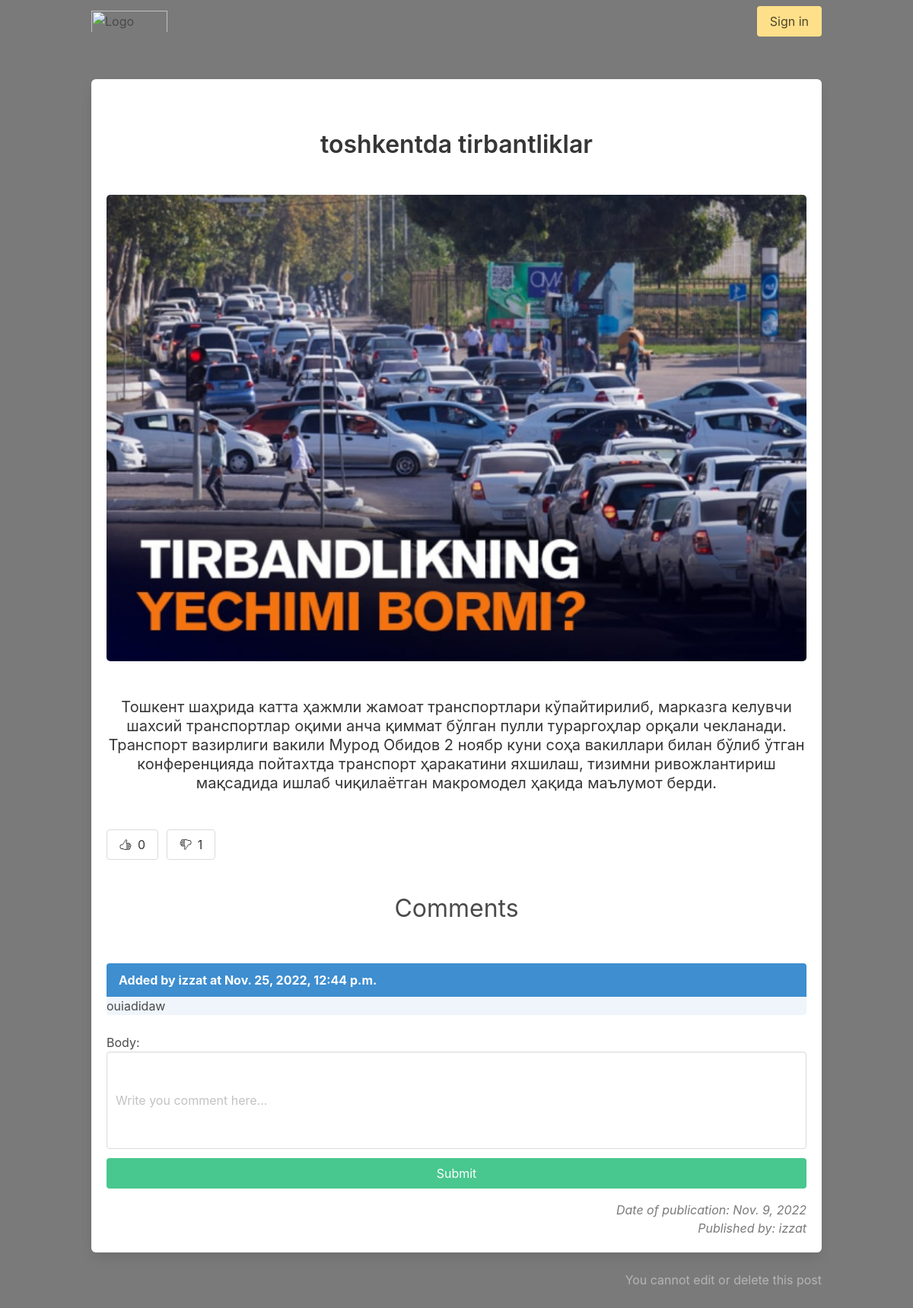
Screenshot of /avto_tirbantlik with the database file from the repository.
### crud/models.py (models this page shows, shortened)
class Article(models.Model):
    title = models.CharField(max_length=255)
    text = models.TextField()
    slug = models.SlugField(unique=True)
    data = models.DateField(auto_now = True)
    thumb = models.ImageField(blank = True)
    author = models.ForeignKey(User,default=None,on_delete=models.CASCADE)
    likes = models.ManyToManyField(User, related_name='article_likes')
    dislakes = models.ManyToManyField(User , related_name='article_dislakes')
    def __str__(self):
        return self.title
    def total_likes(self):
        return self.likes.count()
    def total_dislikes(self):
        return self.dislakes.count()

class Comment(models.Model):
    article = models.ForeignKey(Article, on_delete=models.CASCADE,null=True)
    user = models.ForeignKey(User, on_delete=models.CASCADE)
    body = models.TextField()
    date_added = models.DateTimeField(auto_now_add=True)

### crud/views.py (the view, shortened to what this page needs)
# urls.py: path('<slug>',article_detail,name='article_detail'),
def article_detail(request,slug):
    article = Article.objects.get(slug=slug)
    form = CommentForm()
    return render(request,'article_detail.html',{'article':article , 'form':form})

### crud/forms.py
class CommentForm(forms.ModelForm):
    body = forms.CharField(widget=forms.TextInput(attrs={
        'class':'textarea',
        'size':'40',
        'placeholder':'Write you comment here...'
    }))
    class Meta:
        model = Comment
        fields = ['body', ]

### templates/article_detail.html (shortened to what this page needs)
{% extends 'base.html' %}
{% load static %}
{% block content %}
<div class="container">
    <div class="columns is-centered">
        <div class="column">
            <div class="box">
                <div class="title has-text-dark has-text-centered my-6">{{ article }}</div>
                <img src="{{ article.thumb.url }}" alt="" class="image is-centered"
                    style="min-width: 100%; border-radius: 5px">
                <div class="subtitle has-text-dark has-text-centered my-6">{{ article.text}}</div>
                {% if user not in article.likes.all and user not in article.dislakes.all %}
                <div class="columns">
                    <div class="column is-1">
                        <form action="{% url 'article_like' article.slug %}" method="post" class="has-text-right">
                            <button type="submit" class="button">
                                <ion-icon name="thumbs-up-outline"></ion-icon>
                                <span class="ml-2">{{ article.total_likes }}</span>
                            </button>
                        </form>
                    </div>
                    <div class="column is-1">
                        <form action="{% url 'article_dislike' article.slug %}" method="post" class="has-text-right">
                            <button type="submit" class="button">
                                <ion-icon name="thumbs-down-outline"></ion-icon>
                                <span class="ml-2">{{ article.total_dislikes }}</span>
                            </button>
                        </form>
                    </div>
                </div>
                {% endif %}
                {% if not article.comment_set.all %}
                <div class="has-text-centered has-text-grey-light is-size-5 mx-3">
                    koment yoz , holi yoq ...
                </div>
                {% else %}
                <p class="has-text-centered is-size-3 mb-6">Comments</p>
                {% for comment in article.comment_set.all %}
                <article class="message is-info">
                    <div class="message-header">
                        {% if user == comment.user %}
                        Added by you at{{ comment.date_added}}
                        <div class="has-text-right is-size-5">
                            <a href="{% url 'comment_edit' slug=article.slug pk=comment.pk %}" class="is-info">
                                <ion-icon name="create-outline"></ion-icon>
                            </a>
                            <a href="{% url 'comment_delete' slug=article.slug pk=comment.pk %}"
                                style="text-decoration: none;">
                                <ion-icon name="trash-outline"></ion-icon>
                            </a>
                        </div>
                        {% else %}
                        Added by {{ comment.user }} at {{ comment.date_added }}
                        {% endif %}
                    </div>
                    <div class="massage-body">{{ comment.body }}</div>
                </article>
                {% endfor %}
                {% endif %}
                <form method="POST" enctype="multipart/form-data" class="comment">
                    {{form}}
                    <button type="submit" class="button is-success mt-3 is-fullwidth ">
                        Submit
                    </button>
                </form>
                <div class="has-text-grey is-size-6 has-text-right is-italic">
                    <p class="datename">Date of publication: {{ article.data }}</p>
                    {% if user == article.author %}
                    <p class="content">Published by you</p>
                    {% else %}
                    <p class="content">Published by: {{ article.author }}</p>
                    {% endif %}
                </div>
            </div>
            {% if user == article.author %}
            <div class="has-text-right">
                <a href="{% url 'article_edit' article.slug %}" class="button is-info">
                    <ion-icon name="create-outline"></ion-icon>
                </a>
                <a href="{% url 'article_delete' article.slug %}" class="button is-danger">
                    <ion-icon name="trash-outline"></ion-icon>
                </a>
            </div>
            {% else %}
            <div class="has-text-right">
                <p class="content has-text-grey-light ">
                    You cannot edit or delete this post
                </p>
            </div>
            {% endif %}
        </div>
    </div>
</div>
{% endblock %}

### templates/base.html (shortened to what this page needs)
{% load static %}
<html lang="en">
<head>
    <link rel="stylesheet" href="{% static 'css/shop.css' %}">
    <link rel="stylesheet" href="{% static 'bulma.css' %}">
    <link rel="stylesheet" href="https://cdnjs.cloudflare.com/ajax/libs/bulma/0.9.4/css/bulma.min.css" />
    <link rel="stylesheet" href="https://cdnjs.cloudflare.com/ajax/libs/bulma/0.9.4/css/bulma.min.css" />
    <link rel="stylesheet" href="https://cdnjs.cloudflare.com/ajax/libs/bulma/0.9.4/css/bulma.min.css" />
</head>
<body>
    <section class="hero has-background-grey is-fullheight">
        <div class="hero-head">
            <header class="navbar">
                <div class="container">
                    <div class="navbar-brand">
                        <a class="navbar-item" href="{% url 'article_func' %}">
                            <img src="{% static 'images/monday.svg' %}" width="100" alt="Logo">
                        </a>
                    </div>
                    <div id="navbarMenuHeroC" class="navbar-menu">
                        <div class="navbar-end">
                            <div class="navbar-end">
                                {% if user.is_authenticated %}
                                <a href=" navbar-item button is-primary my-4 mx-1">
                                    Welcome: {{ user }}
                                </a>
                                <form action="{% url 'article_func' %}" method="get">
                                    <div class="field has-addons mt-4 mr-2">
                                        <div class="control">
                                            <input class="input" type="search" placeholder="Find an article" name="search">
                                        </div>
                                        <div class="control">
                                            <button class="button is-primary" type="submit">
                                                Search
                                            </button>
                                        </div>
                                    </div>
                                </form>
                                <span class="navbar-item">
                                    <a href="{% url 'sign_out'%}" class="button is-warning">Sign out</a>
                                </span>
                                {% else %}
                                <span class="navbar-item">
                                    <a href="{% url 'sign_in' %}" class="button is-warning">Sign in</a>
                                </span>
                                {% endif %}
                            </div>
                        </div>
                    </div>
                </div>
            </header>
        </div>
        <div class="hero-body">
            {% block content %}
            {% endblock %}
        </div>
    </section>
</body>
</html>

### rows the page displays
Article: title "toshkentda tirbantliklar", thumb (picture), text "Тошкент шаҳрида катта ҳажмли жамоат транспортлари кўпайтирилиб, марказга келувчи шахсий транспортлар оқими анча қиммат бўлган пулли тураргоҳлар орқали чекланади. Транспорт вазирлиги вакили Мурод Обидов 2 ноябр куни соҳа вакиллари билан бўлиб ўтган конференцияда пойтахтда транспорт ҳаракатини яхшилаш, тизимни ривожлантириш мақсадида ишлаб чиқилаётган макромодел ҳақида маълумот берди.", total_likes "0", total_dislikes "1", data "Nov. 9, 2022", author "izzat"
Comment: user "izzat", date_added "Nov. 25, 2022, 12:44 p.m.", body "ouiadidaw"
